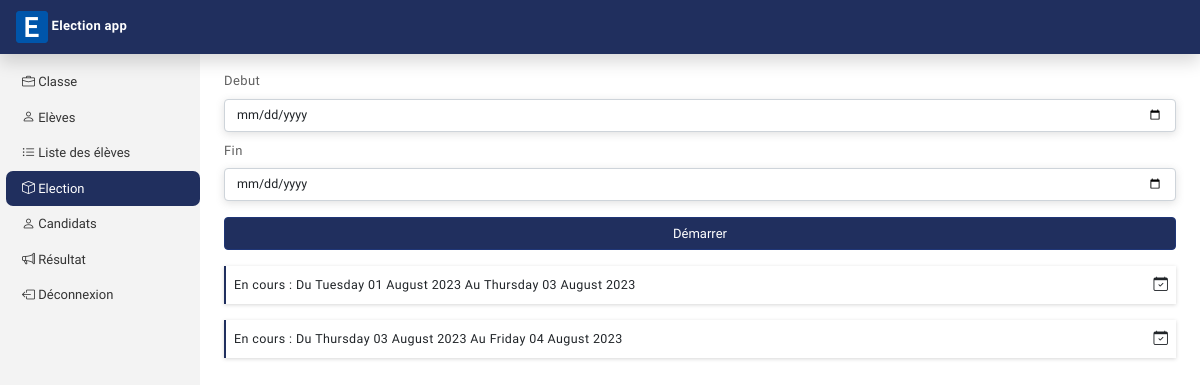
/AppDirecteur/election (signed in), run on the app's committed database.
### AppDirecteur/models.py (models this page shows, shortened)
class Election(models.Model):
    ecoleId = models.ForeignKey(Ecole, on_delete=models.CASCADE)
    dateDebut = models.DateField()
    dateFin = models.DateField()
    status = models.CharField(max_length=50, default='en cours')

### AppDirecteur/views.py (the view, shortened to what this page needs)
# urls.py: path('election', ElectionView.as_view(), name='election'),
class ElectionView(View):
    def get(self, request):
        try:
            directeur = Directeur.objects.get(userId__id=request.user.id)
        except Directeur.DoesNotExist:
             return redirect('login')
        return render(request, "AppDirecteur/election.html",{
        'title':'Election',
        'election':Election.objects.filter(ecoleId=directeur.ecoleId, status='en cours')
    })

### Templates/AppDirecteur/election.html (shortened to what this page needs)
{% extends 'baseDirecteur.html' %}
{% load static %}
{% block baseDirecteur %}
    <form action="" method="POST" class='mt-3' id='formUser'>
        <div class="mb-2">
            <label for="nom" class='form-label'>Debut</label>
            <input type="date" class='form-control mb-2' name='debut' id='nom'>
        </div>
        <div class="mb-2">
            <label for="postnom" class='form-label'>Fin</label>
            <input type="date" class='form-control mb-3' name='fin' id='postnom'>
        </div>
        <input type="submit" class='w-100 btn btn-success' value='Démarrer'>
    </form>
    {% for objet in election %}
        <div class="container-fluid classe-block p-2 mb-2 mt-3">
            <span class='name-classe'>{{objet.status | capfirst}} : Du {{objet.dateDebut|date:'l d F Y'}} Au {{objet.dateFin|date:'l d F Y'}}</span>
            <span class='float-end'>
                <i class="bi bi-calendar-check supprimer" data-bs-toggle="modal" data-bs-target="#supprimer{{objet.id}}"></i>
            </span>
        </div>
    {% endfor %}
{% endblock baseDirecteur %}

### Static/css/style.css (style rules this page uses)
body { font-family: 'Varela Round', sans-serif; font-size: .900rem }
.classe-block { border-left: 2.5px solid #202f5e; box-shadow: rgba(0, 0, 0, 0.16) 0px 1px 4px; text-decoration: none !important; }
.name-classe { font-size: 12.5px; letter-spacing: .4px; text-decoration: none; }
.icon-supprimer, .icon-modifier, .supprimer { cursor: pointer; position: relative; }
.supprimer { right: 0px; }

### data on the page
Election: status "En cours", dateDebut "Tuesday 01 August 2023", dateFin "Thursday 03 August 2023"
Election: status "En cours", dateDebut "Thursday 03 August 2023", dateFin "Friday 04 August 2023"
